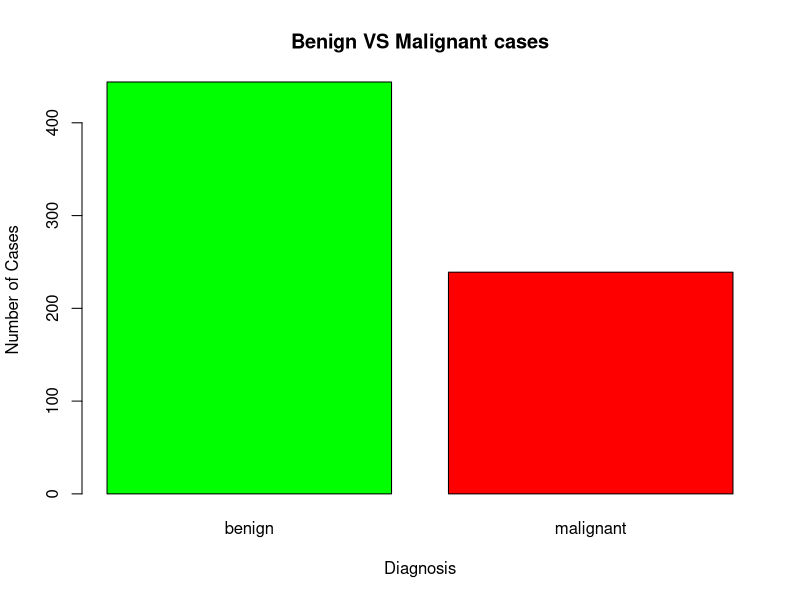
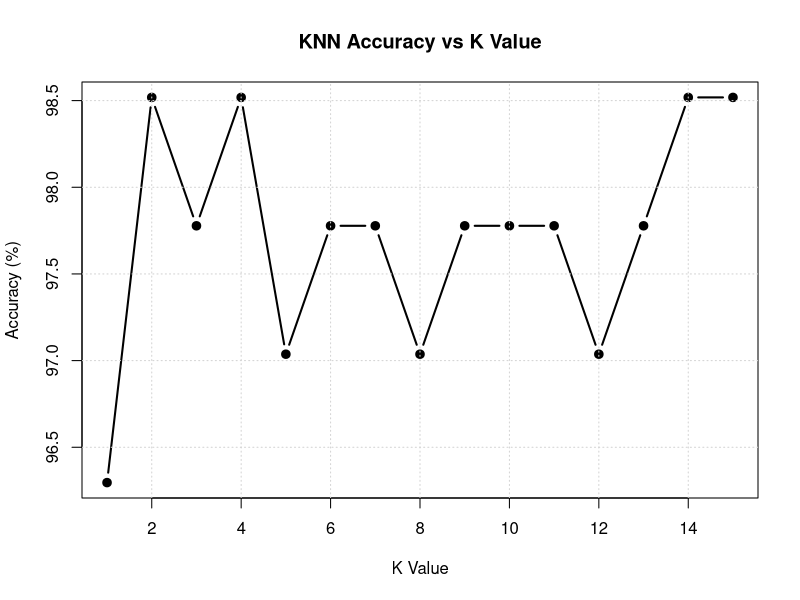
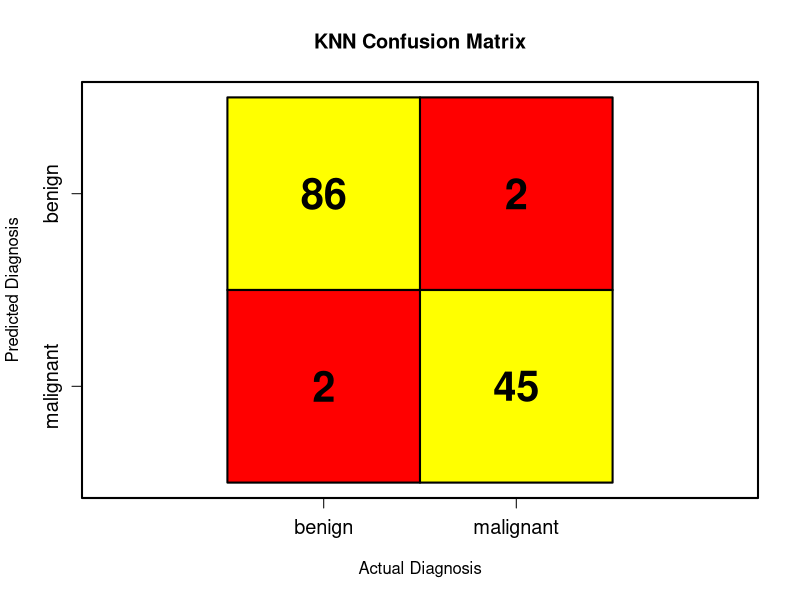

The R script that drew these images, in order:
# Install packages (run only once if not installed)
# install.packages("class")
# install.packages("caret")
# install.packages("ggplot2")
# install.packages("mlbench")

# Load packages
library(class)
library(caret)
library(ggplot2)
library(mlbench)

# Load the breast cancer dataset

data("BreastCancer")
bc_data <- BreastCancer

# View the data structure
head(bc_data)
str(bc_data)

# Remove unnecessary ID column
bc_data$Id <- NULL

# Remove missing values (KNN and normalization fail if NAs are present)
bc_data <- na.omit(bc_data)

# Rename 'Class' to 'diagnosis' to match your script
names(bc_data)[names(bc_data) == "Class"] <- "diagnosis"

# Convert feature columns from factor/ordered to numeric
feature_cols <- setdiff(names(bc_data), "diagnosis")
bc_data[feature_cols] <- lapply(bc_data[feature_cols], function(x) as.numeric(as.character(x)))

# Separate features (X) and target (Y)
X <- bc_data[, feature_cols]
Y <- bc_data$diagnosis

# Normalize the features
normalize <- function(x) {
  return((x - min(x)) / (max(x) - min(x)))
}

X <- as.data.frame(lapply(X, normalize))

# Set seed for reproducibility
set.seed(123)

# Split data into training and testing sets (80% train, 20% test)
train_index <- createDataPartition(Y, p = 0.8, list = FALSE)

X_train <- X[train_index, ]
X_test  <- X[-train_index, ]

Y_train <- Y[train_index]
Y_test  <- Y[-train_index]

# Apply KNN with k = 5
k <- 5
predictions <- knn(
  train = X_train,
  test = X_test,
  cl = Y_train,
  k = k
)

# Display predictions
print(predictions)

# Create a data frame for plotting actual vs predicted classes
plot_data <- data.frame(
  Actual = Y_test,
  Predicted = predictions
)

# Test different K values (1 to 15) for accuracy loop
K_values <- 1:15
accuracy_values <- numeric(length(K_values))

for (j in 1:length(K_values)){
  p <- knn(X_train, X_test, Y_train, K_values[j])
  accuracy_values[j] <- mean(p == Y_test)
}

# Plot class distribution barplot
barplot(
  table(bc_data$diagnosis),
  col = c('green', 'red'),
  main = 'Benign VS Malignant cases',
  xlab = 'Diagnosis',
  ylab = 'Number of Cases'
)

# Plot KNN accuracy vs K value
plot(
  K_values,
  accuracy_values * 100,
  type = "b",
  pch = 19,
  col = 'black',
  lwd = 2,
  main = 'KNN Accuracy vs K Value',
  xlab = 'K Value',
  ylab = 'Accuracy (%)'
)
grid()

# ---------------------------------------
# CONFUSION MATRIX PLOT
# ---------------------------------------

# Create confusion matrix using caret
cm <- confusionMatrix(predictions, Y_test)

# Print confusion matrix statistics to console
print(cm)

# Extract confusion matrix values
cm_table <- as.matrix(cm$table)

# Get row and column names
row_names <- rownames(cm_table)
col_names <- colnames(cm_table)

# Create colors for the matrix cells
colors <- matrix(
  c("yellow", "red",
    "red", "yellow"),
  nrow = 2,
  byrow = TRUE
)

# Create empty plot for the confusion matrix
plot(
  0, 0,
  type = "n",
  xlim = c(0, 2),
  ylim = c(0, 2),
  xaxt = "n",
  yaxt = "n",
  xlab = "Actual Diagnosis",
  ylab = "Predicted Diagnosis",
  main = "KNN Confusion Matrix",
  asp = 1
)

# Draw the four cells
for (i in 1:2) {
  for (j in 1:2) {
    rect(
      xleft = j - 1,
      ybottom = 2 - i,
      xright = j,
      ytop = 3 - i,
      col = colors[i, j],
      border = "black",
      lwd = 2
    )
    
    text(
      x = j - 0.5,
      y = 2.5 - i,
      labels = cm_table[i, j],
      cex = 2.5,
      font = 2
    )
  }
}

# Add axis labels
axis(
  1,
  at = c(0.5, 1.5),
  labels = col_names,
  cex.axis = 1.2
)

axis(
  2,
  at = c(1.5, 0.5),
  labels = row_names,
  cex.axis = 1.2
)

# Add a box around the whole matrix
box(lwd = 2)
